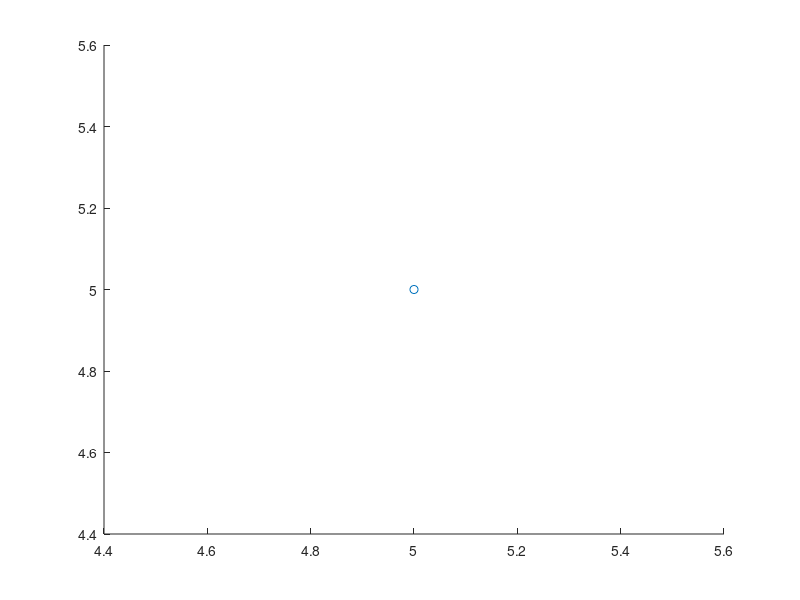

Reproduce this figure in MATLAB.
% Linear Regression 
x = input('Enter independent points\n');
y = input('Enter dependent points \n');

n = length(y);
sum_x = sum(x);
sum_y = sum(y);
sum_x_2 = sum(x.^2);
sum_x_y = sum(x .* y);

a0 = (sum_x_2 * sum_y - sum_x * sum_x_y)/(n * sum_x_2 - (sum_x)^2);
a1 = (n * sum_x_y - sum_x * sum_y)/(n * sum_x_2 - (sum_x)^2);

for i=1:n
    res(i) = a0 + a1 * x(i);
end

scatter(x, y);
hold on;
plot(x, res);





